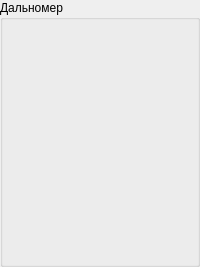
    <widget class="QGroupBox" name="rf_container">
     <property name="title">
      <string>Дальномер</string>
     </property>
     <layout class="QGridLayout" name="rf_layput">
      <property name="leftMargin">
       <number>1</number>
      </property>
      <property name="topMargin">
       <number>1</number>
      </property>
      <property name="rightMargin">
       <number>1</number>
      </property>
      <property name="bottomMargin">
       <number>1</number>
      </property>
      <property name="spacing">
       <number>1</number>
      </property>
      <item row="4" column="0">
       <widget class="InoutFloatWidget" name="rms_distance" native="true">
        <property name="sizePolicy">
         <sizepolicy hsizetype="Preferred" vsizetype="Fixed">
          <horstretch>0</horstretch>
          <verstretch>0</verstretch>
         </sizepolicy>
        </property>
        <property name="minimumSize">
         <size>
          <width>0</width>
          <height>26</height>
         </size>
        </property>
        <property name="maximumSize">
         <size>
          <width>16777215</width>
          <height>26</height>
         </size>
        </property>
       </widget>
      </item>
      <item row="0" column="0">
       <widget class="InoutIntWidget" name="rangefinder_status" native="true">
        <property name="sizePolicy">
         <sizepolicy hsizetype="Preferred" vsizetype="Fixed">
          <horstretch>0</horstretch>
          <verstretch>0</verstretch>
         </sizepolicy>
        </property>
        <property name="minimumSize">
         <size>
          <width>0</width>
          <height>26</height>
         </size>
        </property>
        <property name="maximumSize">
         <size>
          <width>16777215</width>
          <height>26</height>
         </size>
        </property>
       </widget>
      </item>
      <item row="1" column="0">
       <widget class="InoutIntWidget" name="meas_status" native="true">
        <property name="sizePolicy">
         <sizepolicy hsizetype="Preferred" vsizetype="Fixed">
          <horstretch>0</horstretch>
          <verstretch>0</verstretch>
         </sizepolicy>
        </property>
        <property name="minimumSize">
         <size>
          <width>0</width>
          <height>26</height>
         </size>
        </property>
        <property name="maximumSize">
         <size>
          <width>16777215</width>
          <height>26</height>
         </size>
        </property>
       </widget>
      </item>
      <item row="7" column="0">
       <widget class="InoutFloatWidget" name="lrf_RMS" native="true">
        <property name="sizePolicy">
         <sizepolicy hsizetype="Preferred" vsizetype="Fixed">
          <horstretch>0</horstretch>
          <verstretch>0</verstretch>
         </sizepolicy>
        </property>
        <property name="minimumSize">
         <size>
          <width>0</width>
          <height>26</height>
         </size>
        </property>
        <property name="maximumSize">
         <size>
          <width>16777215</width>
          <height>26</height>
         </size>
        </property>
       </widget>
      </item>
      <item row="5" column="0">
       <widget class="InoutFloatWidget" name="laser_temp" native="true">
        <property name="sizePolicy">
         <sizepolicy hsizetype="Preferred" vsizetype="Fixed">
          <horstretch>0</horstretch>
          <verstretch>0</verstretch>
         </sizepolicy>
        </property>
        <property name="minimumSize">
         <size>
          <width>0</width>
          <height>26</height>
         </size>
        </property>
        <property name="maximumSize">
         <size>
          <width>16777215</width>
          <height>26</height>
         </size>
        </property>
       </widget>
      </item>
      <item row="2" column="0">
       <widget class="InoutFloatWidget" name="last_distance" native="true">
        <property name="sizePolicy">
         <sizepolicy hsizetype="Preferred" vsizetype="Fixed">
          <horstretch>0</horstretch>
          <verstretch>0</verstretch>
         </sizepolicy>
        </property>
        <property name="minimumSize">
         <size>
          <width>0</width>
          <height>26</height>
         </size>
        </property>
        <property name="maximumSize">
         <size>
          <width>16777215</width>
          <height>26</height>
         </size>
        </property>
       </widget>
      </item>
      <item row="3" column="0">
       <widget class="InoutFloatWidget" name="avg_distance" native="true">
        <property name="sizePolicy">
         <sizepolicy hsizetype="Preferred" vsizetype="Fixed">
          <horstretch>0</horstretch>
          <verstretch>0</verstretch>
         </sizepolicy>
        </property>
        <property name="minimumSize">
         <size>
          <width>0</width>
          <height>26</height>
         </size>
        </property>
        <property name="maximumSize">
         <size>
          <width>16777215</width>
          <height>26</height>
         </size>
        </property>
       </widget>
      </item>
      <item row="6" column="0">
       <widget class="InoutFloatWidget" name="body_temp" native="true">
        <property name="sizePolicy">
         <sizepolicy hsizetype="Preferred" vsizetype="Fixed">
          <horstretch>0</horstretch>
          <verstretch>0</verstretch>
         </sizepolicy>
        </property>
        <property name="minimumSize">
         <size>
          <width>0</width>
          <height>26</height>
         </size>
        </property>
        <property name="maximumSize">
         <size>
          <width>16777215</width>
          <height>26</height>
         </size>
        </property>
       </widget>
      </item>
      <item row="8" column="0">
       <widget class="InoutFloatWidget" name="lrf_Amp" native="true">
        <property name="sizePolicy">
         <sizepolicy hsizetype="Preferred" vsizetype="Fixed">
          <horstretch>0</horstretch>
          <verstretch>0</verstretch>
         </sizepolicy>
        </property>
        <property name="minimumSize">
         <size>
          <width>0</width>
          <height>26</height>
         </size>
        </property>
        <property name="maximumSize">
         <size>
          <width>16777215</width>
          <height>26</height>
         </size>
        </property>
       </widget>
      </item>
     </layout>
    </widget>
